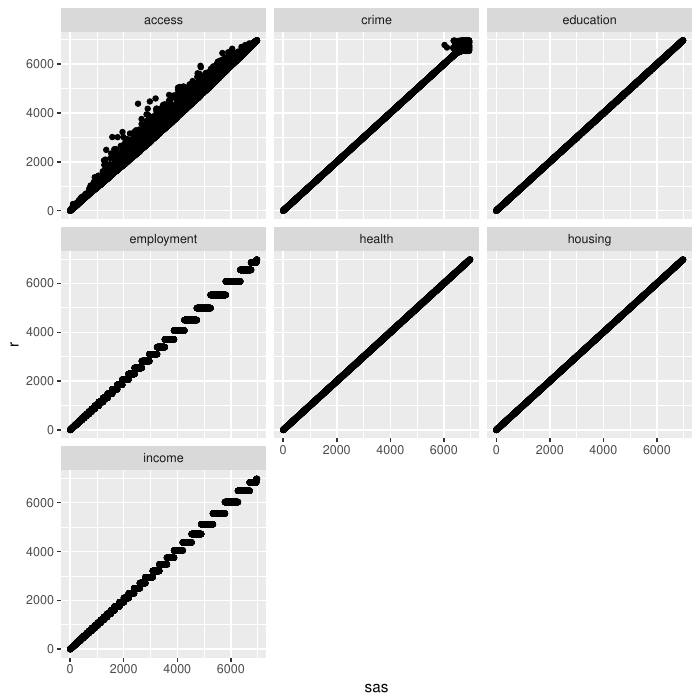

This chart was generated by the following R code:
library(readxl)
library(dplyr)
library(tidyr)
library(ggplot2)

sas_results <- read_excel("data/SIMD16_ranks.xlsx", sheet = 2)
r_results <- read.csv("results/domain_ranks.csv")

sas_results <- sas_results %>%
  select(-Intermediate_Zone, -Council_area, -Total_population, 
         -Working_age_population_revised, -Overall_SIMD16_rank)
names(sas_results) <- c("data_zone", "income", "employment", "health", 
                        "education", "housing", "access", "crime")

sas_results$source <- "sas"
r_results$source <- "r"

sas_results <- gather(sas_results, domain, rank, -data_zone, -source)
r_results <- gather(r_results, domain, rank, -data_zone, -source)

results <- rbind(sas_results, r_results) %>%
  spread(source, rank)

pdf("tests/all_domains/compare_domains.pdf")
ggplot(results, aes(x = sas, y = r)) +
  geom_point() +
  facet_wrap(~ domain)
dev.off()
